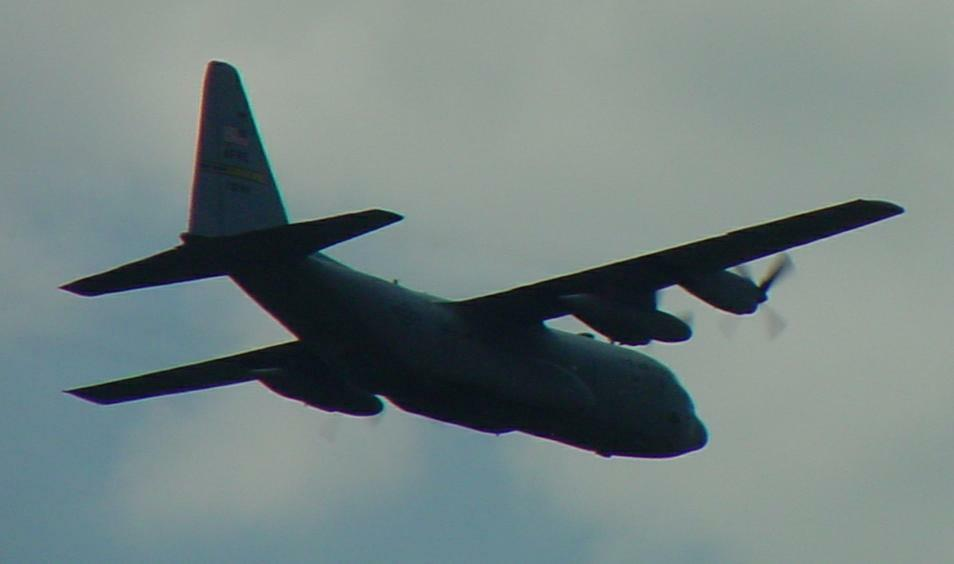
#> input picture popeye/web_server/listing_exec_app/lib/default_code/ch_13/input_images/C-130.jpg, 954 x 564 px
$ python Listing_13_5.py
#> lines starting #> are read from the running program, lines starting #| are printed output that depends on the picture
#> in imread, returned value is the input picture: shape (564, 954, 3); mean R, G, B 115.2, 129.6, 128.7
### popeye/web_server/listing_exec_app/lib/image_manipulation.py
import sys
import os.path
sys.path.append(os.path.join(os.path.dirname(__file__), '..'))

import matplotlib.pyplot as plt
import matplotlib.image as mpimg
import numpy as np

imagewritten = False

# [44 lines left out: functions image, imread, imwrite, not called in this run]

def isimagewritten():
    return imagewritten

def rgb2gray(pic):
    return np.dot(pic[...,:3], [0.299, 0.587, 0.114])
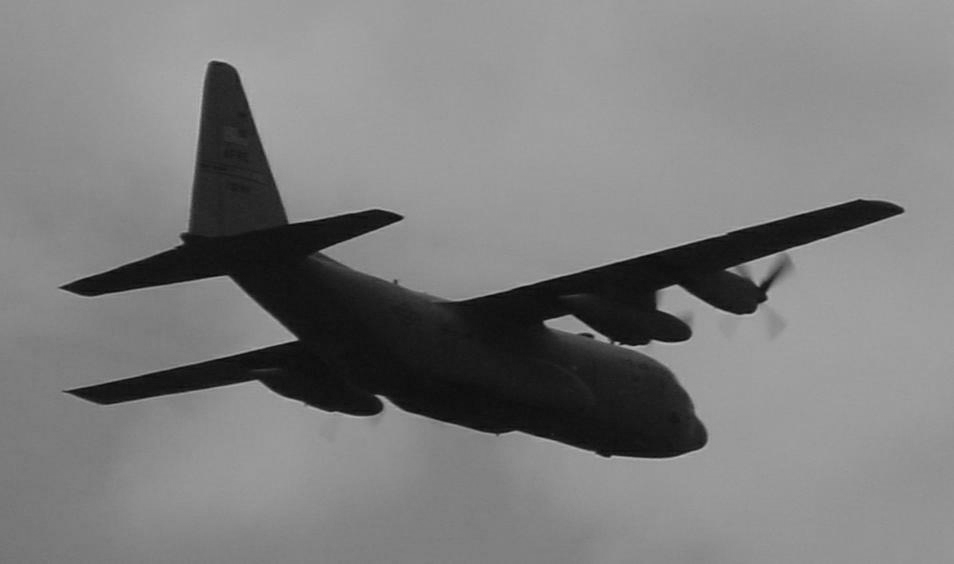
#> returned value: shape (564, 954) float64; min 6.57, max 184.9, mean 125.2

# [26 lines left out: functions imshow, diagMirror, not called in this run]


def shape(pic, index):
    return pic.shape[index]

### popeye/web_server/listing_exec_app/lib/default_code/ch_13/Listing_13_5.py
import sys
import os.path
sys.path.append(os.path.join(os.path.dirname(__file__), '../../..'))

# Imports
from lib.librarywrappers import *

from skimage import filter
from lib.image_manipulation import *
# Endports

# Begin
input_path = 'input_images/'
image = imread(input_path + "C-130.jpg")  # or any NumPy array!
image = rgb2gray(image)
edges = filter.sobel(image)
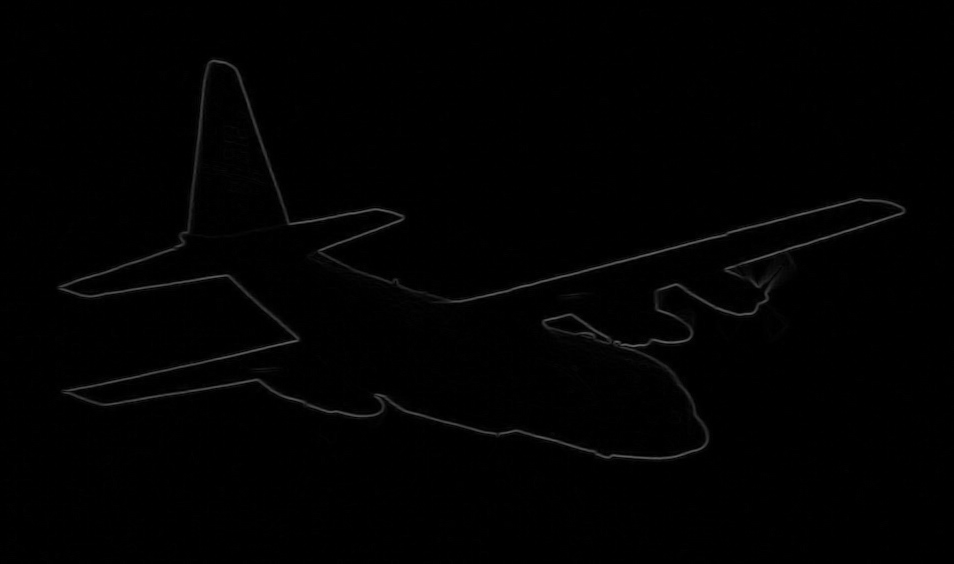
#> edges: shape (564, 954) float64; min 0, max 100.3, mean 1.9
imshow(edges, cmap='Greys',  interpolation='nearest')
# End
